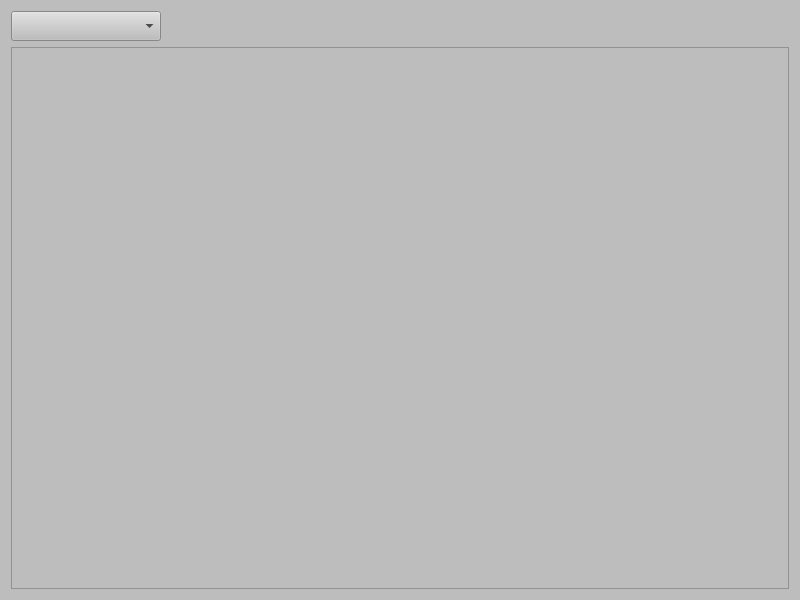
<?xml version="1.0" encoding="UTF-8"?>
<ui version="4.0">
 <class>DossierWidget</class>
 <widget class="QWidget" name="DossierWidget">
  <property name="geometry">
   <rect>
    <x>0</x>
    <y>0</y>
    <width>800</width>
    <height>600</height>
   </rect>
  </property>
  <property name="styleSheet">
   <string notr="true">QWidget { background-color: rgb(189,189,189); }</string>
  </property>
  <layout class="QVBoxLayout" name="verticalLayout">
   <item>
    <layout class="QHBoxLayout" name="horizontalLayout">
     <item>
      <widget class="QComboBox" name="comboSort">
       <property name="minimumSize">
        <size>
         <width>150</width>
         <height>30</height>
        </size>
       </property>
      </widget>
     </item>
     <item>
      <spacer name="horizontalSpacer">
       <property name="orientation">
        <enum>Qt::Horizontal</enum>
       </property>
       <property name="sizeHint" stdset="0">
        <size>
         <width>40</width>
         <height>20</height>
        </size>
       </property>
      </spacer>
     </item>
     <item>
      <widget class="QPushButton" name="buttonClose">
       <property name="minimumSize">
        <size>
         <width>30</width>
         <height>30</height>
        </size>
       </property>
       <property name="styleSheet">
        <string notr="true">QPushButton { border:none; }</string>
       </property>
       <property name="icon">
        <iconset resource="resources.qrc">
         <normaloff>:/icons/cross.svg</normaloff>:/icons/cross.svg</iconset>
       </property>
      </widget>
     </item>
    </layout>
   </item>
   <item>
    <widget class="QScrollArea" name="scrollArea">
     <property name="widgetResizable">
      <bool>true</bool>
     </property>
     <widget class="QWidget" name="scrollAreaWidgetContents">
      <property name="geometry">
       <rect>
        <x>0</x>
        <y>0</y>
        <width>780</width>
        <height>560</height>
       </rect>
      </property>
      <layout class="QGridLayout" name="gridLayout"/>
     </widget>
    </widget>
   </item>
  </layout>
 </widget>
 <resources>
  <include location="resources.qrc"/>
 </resources>
 <connections/>
</ui>
